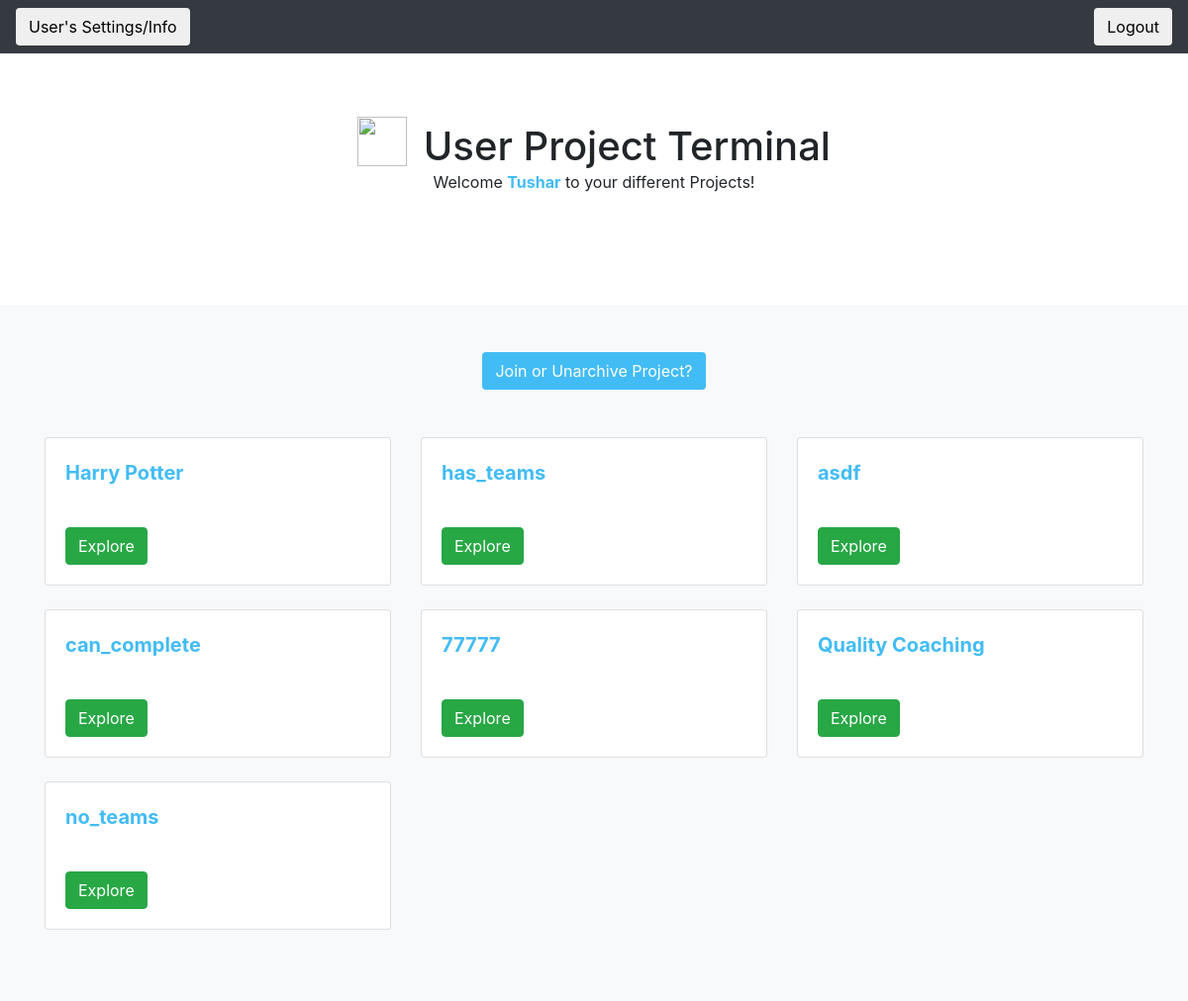
The page /quest/user_project_page/tdesai (signed in) on the database as committed earlier.
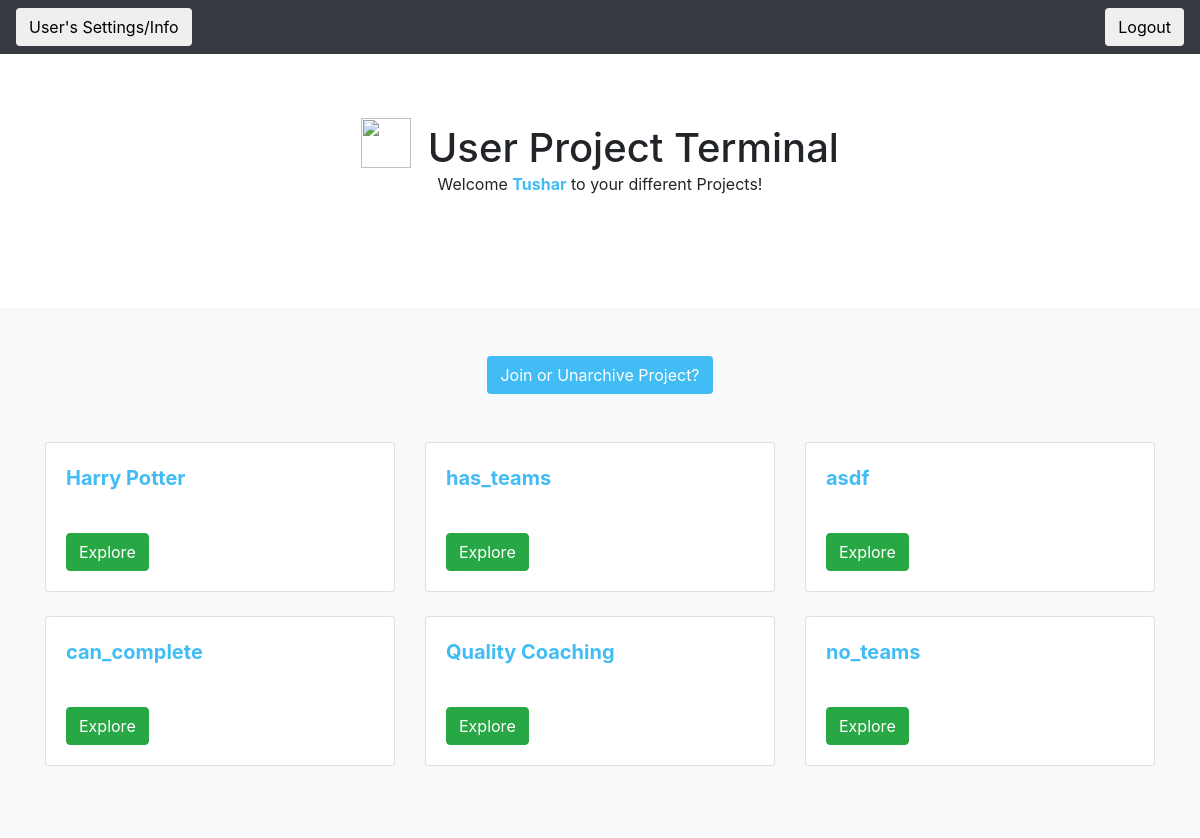
The same page on the database as committed later.
### quest_extension/models.py (models this page shows)
class Project(models.Model):
    project_name = models.CharField(max_length=1000)
    project_description = models.CharField(max_length=1000, blank = True, null = True)
    project_random_phrase = models.CharField(max_length = 255, unique = True)
    project_admin_pin = models.CharField(max_length = 255, unique = True)
    project_editable = models.BooleanField()
    project_has_teams = models.BooleanField(default = False)

### quest_extension/views.py (the view)
# urls.py: path('user_project_page/<ldap>', views.get_user_project_page),
def get_user_project_page(request, ldap):
    print (validate_user_access(request, ldap))
    if not validate_user_access(request, ldap):
        return HttpResponseRedirect('/quest/user_login')
    current_user = User.objects.get(user_ldap = ldap)
    user_projects = UserProject.objects.filter(user = current_user, archived = False).values_list('project', flat=True)
    user_projects = Project.objects.filter(pk__in=user_projects)
    list_of_archived_projects = UserProject.objects.filter(user = current_user, archived = True).values_list('project', flat=True)
    list_of_archived_projects = Project.objects.filter(pk__in=list_of_archived_projects)
    add_new_project_form = AddNewProjectForm()
    context = {'current_user': current_user,
    'user_projects': user_projects,
    'add_new_project_form': add_new_project_form,
    'list_of_archived_projects': list_of_archived_projects}
    return render(request, 'quest_extension/user_project_page.html', context)

### quest_extension/logic.py (called while the page is built)
def validate_user_access(request, ldap):
    return 'current_user_ldap' in request.session and request.session['current_user_ldap'] == ldap

### quest_extension/templates/quest_extension/user_project_page.html (shortened to what this page needs)
{% load static %}
<!doctype html>
<html lang="en">
  <head>
    <link rel="stylesheet" href="https://maxcdn.bootstrapcdn.com/bootstrap/4.0.0/css/bootstrap.min.css">
    <link rel="stylesheet" type="text/css" href="{% static 'quest_extension/user_project_page_style.css' %}">
  </head>
  <body>
    <header>
      <div class="navbar navbar-dark bg-dark box-shadow">
        <form method='GET' action = '/quest/user_settings_info/{{current_user.user_ldap}}'>
            <button class = 'btn' type='submit'>User's Settings/Info</button>
        </form>
        <form method='POST' action = '/quest/user_logout/{{ current_user.user_ldap}}'>
                <button class = 'btn' type = 'submit', name = 'logout'>Logout</button>
            </form>
      </div>
    </header>
    <main role="main">
      <section class="jumbotron text-center" style = 'background-color: white'>
    <div class="container">
    <h1 class="jumbotron-heading"  style = 'display:inline;'>
         <img class = 'imageWithText' style="width:50px; height:50px; margin-right:6px; margin-bottom:4px;" src = 'https://i.imgur.com/1533RUp.png'>
            User Project Terminal
    </h1>
    <p class="jumbotron-heading2">Welcome <strong style = 'color:#42bcf4'>{{ current_user.user_first_name }}</strong> to your different Projects!</p>
    </div>
    </section>
      <div class="album py-5 bg-light">
        <div class="container">
            <div id = 'join_or_unarchive' style = 'text-align: center;'>
            <button class = 'btn' style = 'background-color:#42bcf4; color: white' onclick = 'show_join_project_user()'> Join or Unarchive Project?</button>
            </div>
                <br>
                <br>
          <div class="row">
            {% for project in user_projects %}
            <div class="col-md-4">
              <div class="card mb-4 box-shadow">
                <div class="card-body">
                  <p>
                    <strong style = 'color: #42bcf4; font-size: 20px '>{{project.project_name}}</strong>
                </p>
                <br>
                  <div class="d-flex justify-content-between align-items-center">
                    <div class="btn-group">
                        <form method='GET', action = '/quest/user_home/{{ current_user.user_ldap }}/{{ project.id }}'>
                            <div id= 'project_button'>
                                <button class ='btn btn-success' type='submit'>Explore</button>
                            </div>
                        </form>
                    </div>
                  </div>
                </div>
              </div>
            </div>
            {% endfor %}
          </div>
        </div>
      </div>
    </main>
  </body>
</html>

Rows that differ between the two databases and show on the page:
no longer on this page (row edited): Project: project_name "77777"
